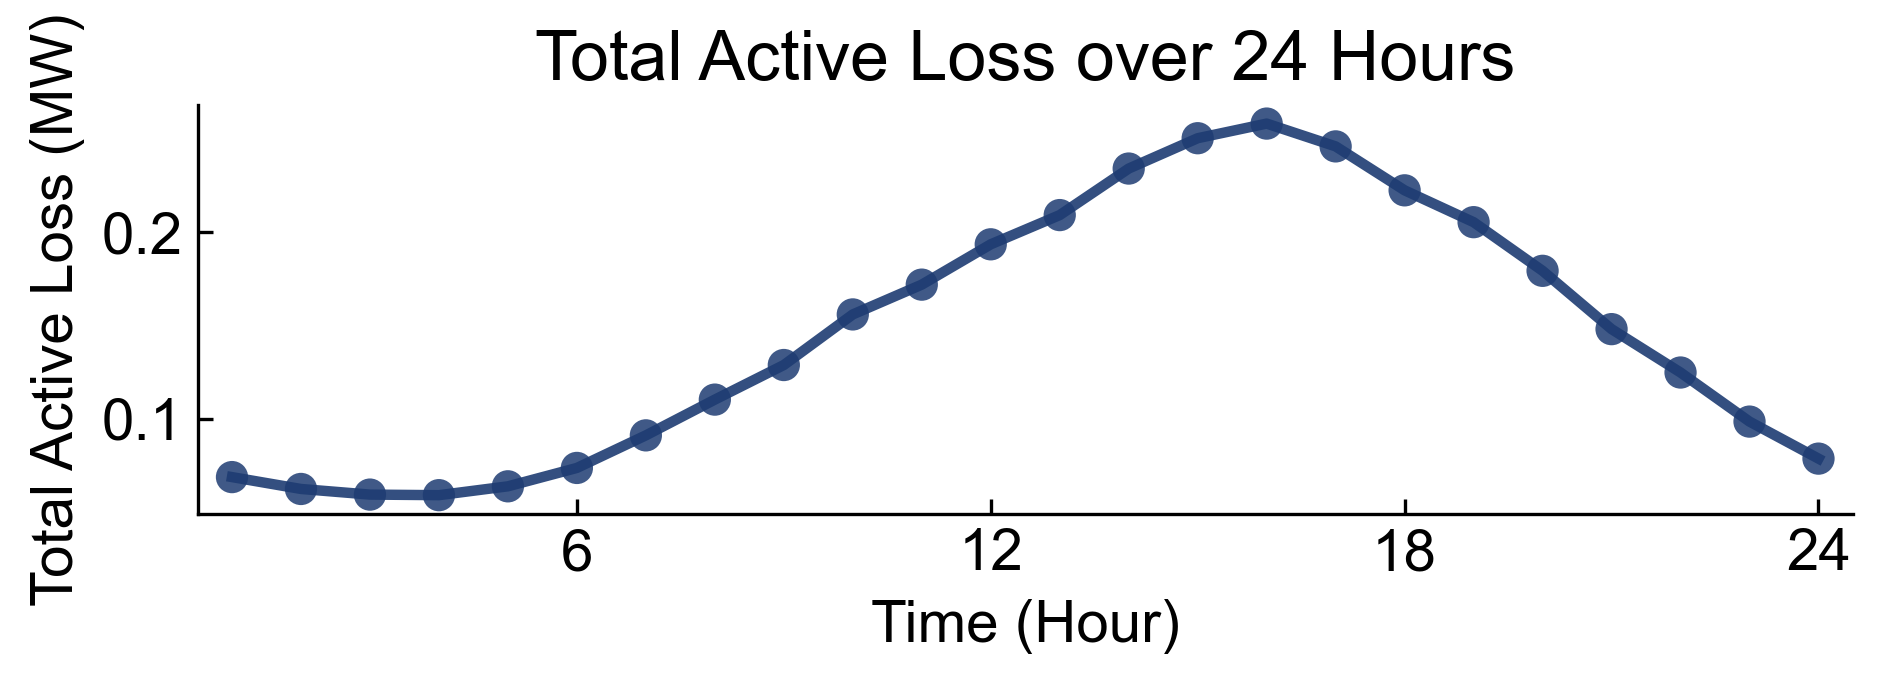

This chart was generated by the following Python code:
import pandas as pd
import numpy as np
import matplotlib.pyplot as plt

plt.rcParams['font.family'] = 'Arial'
plt.rcParams['font.size'] = 14
plt.rcParams['axes.linewidth'] = 0.8
plt.rcParams['xtick.direction'] = 'in'
plt.rcParams['ytick.direction'] = 'in'

df_loss = pd.read_csv('Loss.csv')

loss_data = df_loss['Total_Active_Loss_MW'].values

loss_data = loss_data[:94]

hour_1 = np.mean(loss_data[:2])

remaining_data = loss_data[2:]
hours_2_to_24 = np.mean(remaining_data.reshape(23, 4), axis=1)

new_loss_data = np.append(hour_1, hours_2_to_24)

time_steps = np.arange(1, 25)

plt.figure(figsize=(6.5, 2.5), dpi=300)

plt.plot(time_steps, new_loss_data, color='#1e3c72', linewidth=2.5, alpha=0.9)

plt.scatter(time_steps, new_loss_data, marker='o', s=60, color='#1e3c72', alpha=0.85, edgecolors='none', zorder=5)

plt.xlabel('Time (Hour)')
plt.ylabel('Total Active Loss (MW)')

plt.title('Total Active Loss over 24 Hours')

plt.xticks(np.arange(0, 25, 6))
plt.xlim(0.5, 24.5)

plt.grid(False)

ax = plt.gca()
ax.spines['top'].set_visible(False)
ax.spines['right'].set_visible(False)
ax.spines['left'].set_linewidth(0.8)
ax.spines['bottom'].set_linewidth(0.8)

plt.tight_layout()

plt.savefig('Loss.png', dpi=300, bbox_inches='tight')

plt.show()
